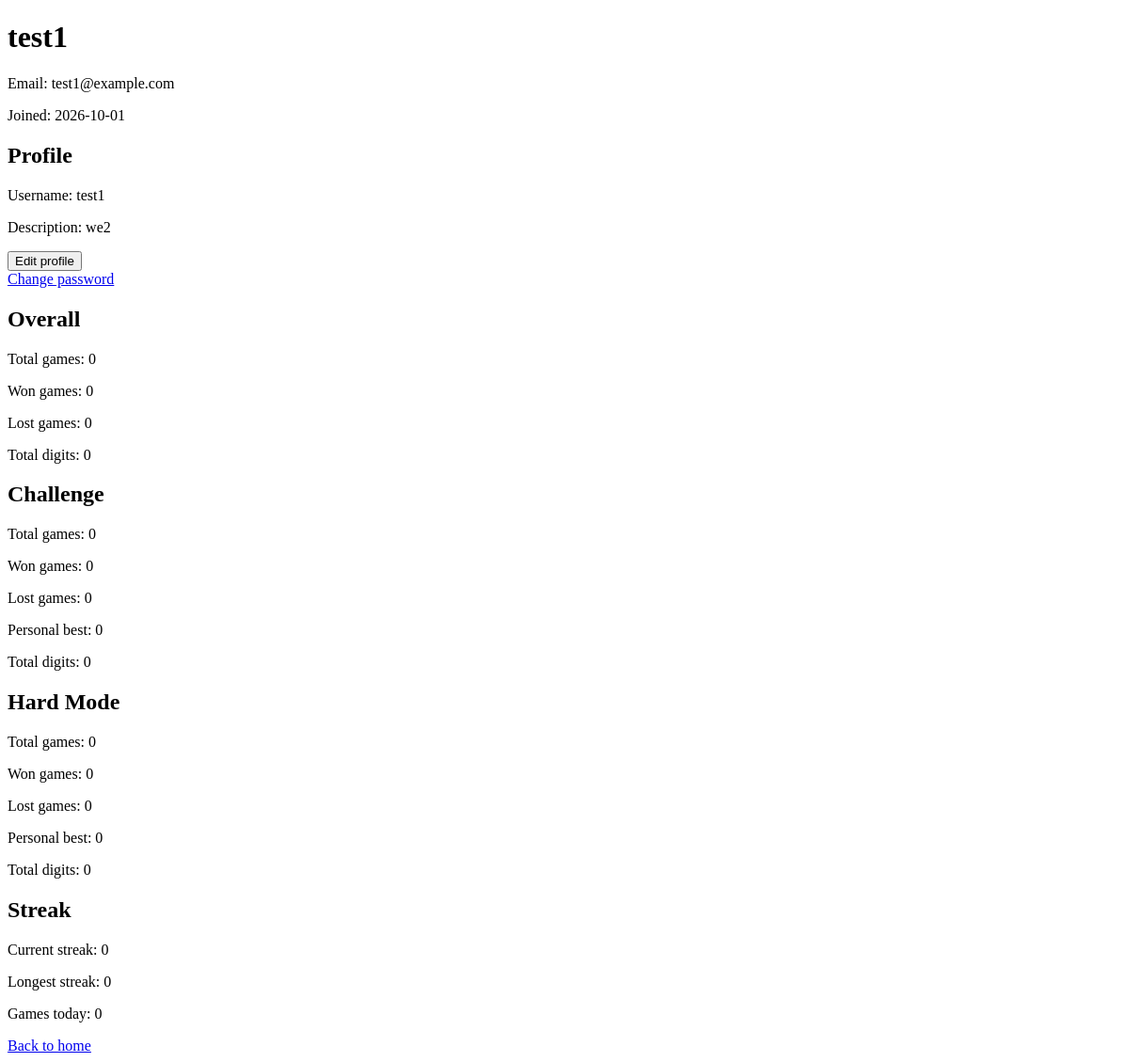
/accounts/profile/ (signed in), run on an earlier commit of the app's database.
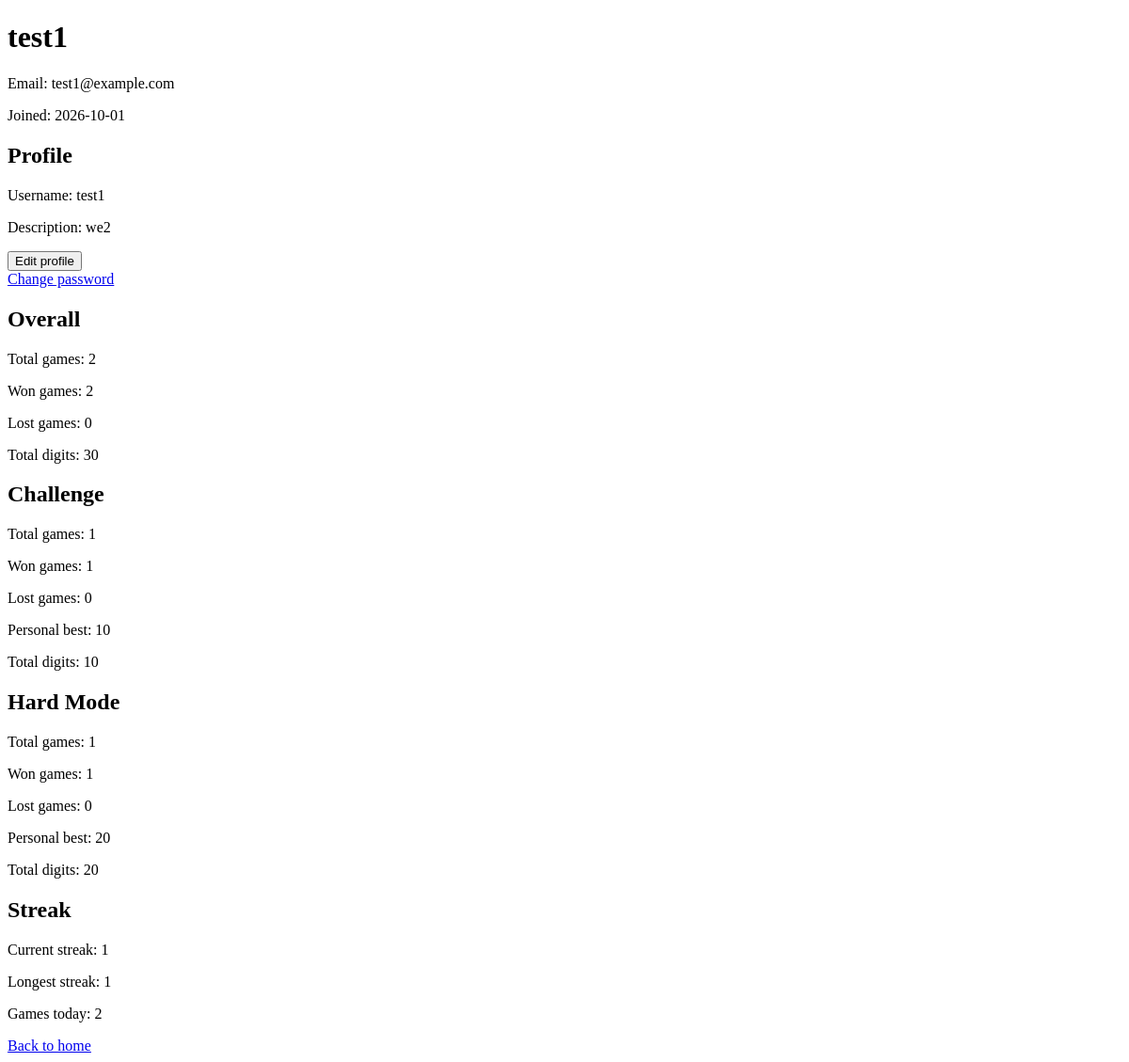
And on a later commit of the database.
### accounts/models.py (models this page shows, shortened)
class User(AbstractUser):
    email = models.EmailField(unique=True)

class Profile(models.Model):
    user = models.OneToOneField(User, on_delete=models.CASCADE)
    description = models.TextField(
        max_length=999,
        blank=True,
    )
    total_games = models.PositiveIntegerField(default=0)
    total_won_games = models.PositiveIntegerField(default=0)
    total_lost_games = models.PositiveIntegerField(default=0)
    total_digits = models.PositiveIntegerField(default=0)
    challenge_total_games = models.PositiveIntegerField(default=0)
    challenge_won_games = models.PositiveIntegerField(default=0)
    challenge_lost_games = models.PositiveIntegerField(default=0)
    challenge_personal_best = models.PositiveIntegerField(default=0)
    challenge_total_digits = models.PositiveIntegerField(default=0)
    hard_mode_total_games = models.PositiveIntegerField(default=0)
    hard_mode_won_games = models.PositiveIntegerField(default=0)
    hard_mode_lost_games = models.PositiveIntegerField(default=0)
    hard_mode_personal_best = models.PositiveIntegerField(default=0)
    hard_mode_total_digits = models.PositiveIntegerField(default=0)
    day_playing_streak = models.PositiveIntegerField(default=0)
    longest_playing_streak = models.PositiveIntegerField(default=0)
    last_playing_date = models.DateField(null=True, blank=True)
    games_today = models.PositiveIntegerField(default=0)

### accounts/views.py (the view)
# urls.py: path("profile/", profile, name="profile"),
@login_required
def profile(request):
    profile = request.user.profile
    if request.method == "POST":
        profile_form = ProfileForm(
            request.POST,
            instance=profile,
        )
        username_form = UsernameForm(
            request.POST,
            instance=request.user,
        )
        if profile_form.is_valid() and username_form.is_valid():
            profile_form.save()
            username_form.save()
            return redirect("profile")
    else:
        profile_form = ProfileForm(instance=profile)
        username_form = UsernameForm(instance=request.user)
    return render(
        request,
        "accounts/profile.html",
        {
            "profile": profile,
            "profile_form": profile_form,
            "username_form": username_form,
        },
    )

### accounts/templates/accounts/profile.html (shortened to what this page needs)
<!DOCTYPE html>
<html lang="en">
{% load static %}
<head>
    <link rel="stylesheet" href="{% static 'css/profile.css' %}">
</head>
<body>
    <h1>{{ request.user.username }}</h1>
    <p>Email: {{ request.user.email }}</p>
    <p>Joined: {{ request.user.date_joined|date:"Y-m-d" }}</p>
    <h2>Profile</h2>
    <p>Username: {{ request.user.username }}</p>
    <p>Description: {{ profile.description|default:"No description." }}</p>
    <button type="button" id="edit-profile-button">
        Edit profile
    </button>
    <a href="{% url 'change_password' %}">
        Change password
    </a>
    <h2>Overall</h2>
    <p>Total games: {{ profile.total_games }}</p>
    <p>Won games: {{ profile.total_won_games }}</p>
    <p>Lost games: {{ profile.total_lost_games }}</p>
    <p>Total digits: {{ profile.total_digits }}</p>
    <h2>Challenge</h2>
    <p>Total games: {{ profile.challenge_total_games }}</p>
    <p>Won games: {{ profile.challenge_won_games }}</p>
    <p>Lost games: {{ profile.challenge_lost_games }}</p>
    <p>Personal best: {{ profile.challenge_personal_best }}</p>
    <p>Total digits: {{ profile.challenge_total_digits }}</p>
    <h2>Hard Mode</h2>
    <p>Total games: {{ profile.hard_mode_total_games }}</p>
    <p>Won games: {{ profile.hard_mode_won_games }}</p>
    <p>Lost games: {{ profile.hard_mode_lost_games }}</p>
    <p>Personal best: {{ profile.hard_mode_personal_best }}</p>
    <p>Total digits: {{ profile.hard_mode_total_digits }}</p>
    <h2>Streak</h2>
    <p>Current streak: {{ profile.day_playing_streak }}</p>
    <p>Longest streak: {{ profile.longest_playing_streak }}</p>
    <p>Games today: {{ profile.games_today }}</p>
    <a href="{% url 'home' %}">Back to home</a>
</body>
</html>

What changed in the data, as far as the page shows it:
changed Profile "we2": total_games "0" → "2"; total_won_games "0" → "2"; total_digits "0" → "30"; challenge_total_games "0" → "1"; challenge_won_games "0" → "1"; challenge_personal_best "0" → "10"; challenge_total_digits "0" → "10"; hard_mode_total_games "0" → "1"; hard_mode_won_games "0" → "1"; hard_mode_personal_best "0" → "20"; hard_mode_total_digits "0" → "20"; day_playing_streak "0" → "1"; longest_playing_streak "0" → "1"; games_today "0" → "2"
